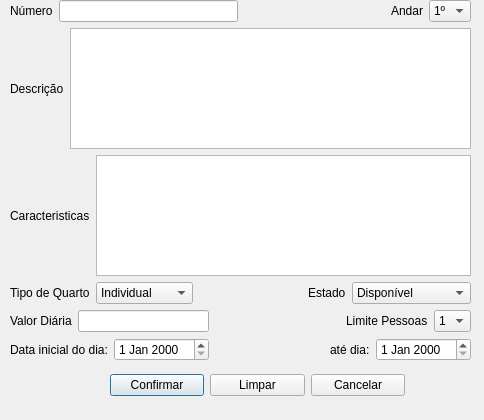
<?xml version="1.0" encoding="UTF-8"?>
<ui version="4.0">
 <class>agendarReserva</class>
 <widget class="QDialog" name="agendarReserva">
  <property name="geometry">
   <rect>
    <x>0</x>
    <y>0</y>
    <width>484</width>
    <height>420</height>
   </rect>
  </property>
  <property name="windowTitle">
   <string>Dialog</string>
  </property>
  <widget class="QWidget" name="">
   <property name="geometry">
    <rect>
     <x>10</x>
     <y>0</y>
     <width>461</width>
     <height>361</height>
    </rect>
   </property>
   <layout class="QVBoxLayout" name="verticalLayout_2">
    <item>
     <layout class="QHBoxLayout" name="horizontalLayout_12">
      <item>
       <layout class="QHBoxLayout" name="horizontalLayout_9">
        <item>
         <widget class="QLabel" name="label_8">
          <property name="text">
           <string>Número</string>
          </property>
         </widget>
        </item>
        <item>
         <widget class="QLineEdit" name="txtNumero"/>
        </item>
       </layout>
      </item>
      <item>
       <layout class="QHBoxLayout" name="horizontalLayout_7">
        <item>
         <spacer name="horizontalSpacer_2">
          <property name="orientation">
           <enum>Qt::Horizontal</enum>
          </property>
          <property name="sizeHint" stdset="0">
           <size>
            <width>40</width>
            <height>20</height>
           </size>
          </property>
         </spacer>
        </item>
        <item>
         <widget class="QLabel" name="label_10">
          <property name="text">
           <string>Andar</string>
          </property>
         </widget>
        </item>
        <item>
         <widget class="QComboBox" name="comboAndar">
          <item>
           <property name="text">
            <string>1º</string>
           </property>
          </item>
          <item>
           <property name="text">
            <string>2º</string>
           </property>
          </item>
          <item>
           <property name="text">
            <string>3º</string>
           </property>
          </item>
          <item>
           <property name="text">
            <string>4º</string>
           </property>
          </item>
          <item>
           <property name="text">
            <string>5º</string>
           </property>
          </item>
         </widget>
        </item>
       </layout>
      </item>
     </layout>
    </item>
    <item>
     <layout class="QHBoxLayout" name="horizontalLayout_6">
      <item>
       <widget class="QLabel" name="label_11">
        <property name="text">
         <string>Descrição</string>
        </property>
       </widget>
      </item>
      <item>
       <widget class="QTextEdit" name="txtDescricao"/>
      </item>
     </layout>
    </item>
    <item>
     <layout class="QHBoxLayout" name="horizontalLayout_8">
      <item>
       <widget class="QLabel" name="label_4">
        <property name="text">
         <string>Caracteristicas</string>
        </property>
       </widget>
      </item>
      <item>
       <widget class="QTextEdit" name="txtCaracteristicas"/>
      </item>
     </layout>
    </item>
    <item>
     <layout class="QHBoxLayout" name="horizontalLayout_4">
      <item>
       <widget class="QLabel" name="label_6">
        <property name="text">
         <string>Tipo de Quarto</string>
        </property>
       </widget>
      </item>
      <item>
       <widget class="QComboBox" name="comboQuarto">
        <item>
         <property name="text">
          <string>Individual</string>
         </property>
        </item>
        <item>
         <property name="text">
          <string>Família</string>
         </property>
        </item>
        <item>
         <property name="text">
          <string>Presidencial</string>
         </property>
        </item>
       </widget>
      </item>
      <item>
       <spacer name="horizontalSpacer">
        <property name="orientation">
         <enum>Qt::Horizontal</enum>
        </property>
        <property name="sizeHint" stdset="0">
         <size>
          <width>40</width>
          <height>20</height>
         </size>
        </property>
       </spacer>
      </item>
      <item>
       <widget class="QLabel" name="label_9">
        <property name="text">
         <string>Estado</string>
        </property>
       </widget>
      </item>
      <item>
       <widget class="QComboBox" name="comboEstado">
        <item>
         <property name="text">
          <string>Disponível</string>
         </property>
        </item>
        <item>
         <property name="text">
          <string>Ocupado</string>
         </property>
        </item>
        <item>
         <property name="text">
          <string>Em Manutenção</string>
         </property>
        </item>
       </widget>
      </item>
     </layout>
    </item>
    <item>
     <layout class="QHBoxLayout" name="horizontalLayout_5">
      <item>
       <widget class="QLabel" name="label_7">
        <property name="text">
         <string>Valor Diária</string>
        </property>
       </widget>
      </item>
      <item>
       <widget class="QLineEdit" name="txtDiaria"/>
      </item>
      <item>
       <spacer name="horizontalSpacer_3">
        <property name="orientation">
         <enum>Qt::Horizontal</enum>
        </property>
        <property name="sizeHint" stdset="0">
         <size>
          <width>40</width>
          <height>20</height>
         </size>
        </property>
       </spacer>
      </item>
      <item>
       <widget class="QLabel" name="label_12">
        <property name="text">
         <string>Limite Pessoas</string>
        </property>
       </widget>
      </item>
      <item>
       <widget class="QComboBox" name="comboPessoas">
        <item>
         <property name="text">
          <string>1</string>
         </property>
        </item>
        <item>
         <property name="text">
          <string>2</string>
         </property>
        </item>
        <item>
         <property name="text">
          <string>3</string>
         </property>
        </item>
        <item>
         <property name="text">
          <string>4</string>
         </property>
        </item>
        <item>
         <property name="text">
          <string>5</string>
         </property>
        </item>
       </widget>
      </item>
     </layout>
    </item>
    <item>
     <layout class="QHBoxLayout" name="horizontalLayout_3">
      <item>
       <layout class="QHBoxLayout" name="horizontalLayout">
        <item>
         <widget class="QLabel" name="label">
          <property name="text">
           <string>Data inicial do dia:</string>
          </property>
         </widget>
        </item>
        <item>
         <widget class="QDateEdit" name="dateEdit"/>
        </item>
       </layout>
      </item>
      <item>
       <spacer name="horizontalSpacer_4">
        <property name="orientation">
         <enum>Qt::Horizontal</enum>
        </property>
        <property name="sizeHint" stdset="0">
         <size>
          <width>40</width>
          <height>20</height>
         </size>
        </property>
       </spacer>
      </item>
      <item>
       <layout class="QHBoxLayout" name="horizontalLayout_2">
        <item>
         <widget class="QLabel" name="label_2">
          <property name="text">
           <string>até dia:</string>
          </property>
         </widget>
        </item>
        <item>
         <widget class="QDateEdit" name="dateEdit_2"/>
        </item>
       </layout>
      </item>
     </layout>
    </item>
   </layout>
  </widget>
  <widget class="QWidget" name="">
   <property name="geometry">
    <rect>
     <x>110</x>
     <y>370</y>
     <width>295</width>
     <height>30</height>
    </rect>
   </property>
   <layout class="QHBoxLayout" name="horizontalLayout_10">
    <item>
     <widget class="QPushButton" name="btnConfirmar">
      <property name="text">
       <string>Confirmar</string>
      </property>
     </widget>
    </item>
    <item>
     <widget class="QPushButton" name="btnLimpar">
      <property name="text">
       <string>Limpar</string>
      </property>
     </widget>
    </item>
    <item>
     <widget class="QPushButton" name="btnCancelar">
      <property name="text">
       <string>Cancelar</string>
      </property>
     </widget>
    </item>
   </layout>
  </widget>
 </widget>
 <resources/>
 <connections/>
</ui>
